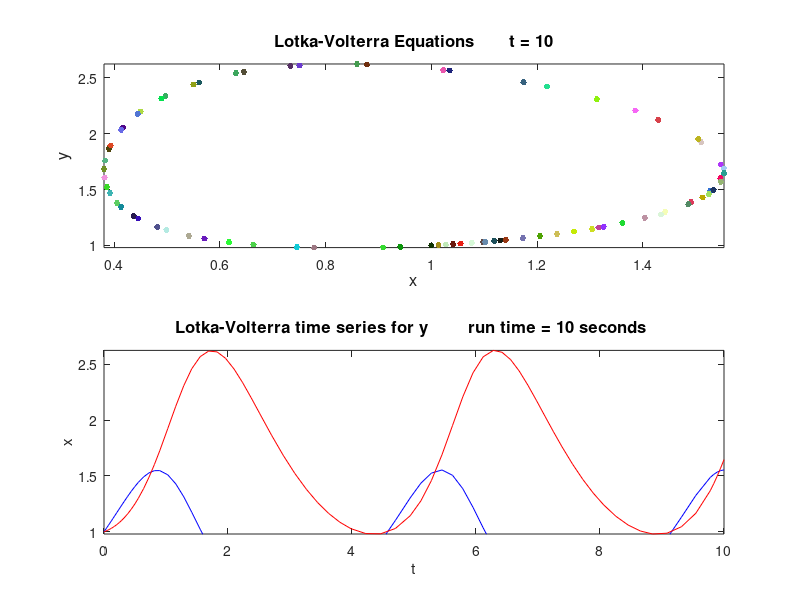

MATLAB code for this plot:
% James Adams 3/4/14
% =========================================================================
function LotkaVolterra_JA
clear  % Clears command window
clc    % Clears command history
clf    % Removes anything in the figure window before simulation. 
% =============== Set choice to 1 or 2 ==================================== 
choice = 2;  
countdown = 5;  % Countdown time length before simulation runs. 
iterations = 1;  % Sets initial interation count to 1;
pausetime = 0.1;  % Shows solutions at each time step. 
runtime = 10;    % Duration time of simulation.
% =============== Initial conditions for x and y ==========================
initialx = 1;
initialy = 1;


deq1=@(t,x) [x(1)*(2 - 12/10*x(2)); -x(2)*(1-12/10*x(1))];
[t,sol] = ode45(deq1,[0 runtime],[initialx initialy]);
arraysize = size(t);  % Sets time array size for the for loop.

for i = 1 : max(arraysize) 
    subplot(2,1,1)
    plot(sol(iterations,1),sol(iterations,2),'.','color',[rand; rand; rand],'markersize',14,'MarkerFaceColor','b');                               
    hold on
    title(['Lotka-Volterra Equations       t = ' num2str(t(iterations))],'fontsize',12)
    xlabel('x','fontsize',12)
    ylabel('y','fontsize',12)
    axis([min(sol(:,1)) max(sol(:,1)) min(sol(:,2)) max(sol(:,2))])
    
    subplot(2,1,2)
    text(0.1,0.5,'Time Series graph will be shown at the end of the simulation')
    
    iterations = iterations + 1;   % Adds 1 to the iteration count. 
    pause(pausetime)
end
% ==== Plots time series of x or y graph depending on choice ============== 
subplot(2,1,2)
    plot(t(:,1),sol(:,1),'b-','markersize',10,'MarkerFaceColor','b')
    title(['Lotka-Volterra time series for x        run time = ' num2str(max(t)) ' seconds '],'fontsize',12)
    xlabel('t')
    ylabel('x')
    axis([min(t(:,1)) max(t(:,1)) min(sol(:,1)) max(sol(:,1))])
    hold on
    title(['Lotka-Volterra time series for y        run time = ' num2str(max(t)) ' seconds '],'fontsize',12)
    subplot(2,1,2)
    plot(t(:,1),sol(:,2),'r-','markersize',10,'MarkerFaceColor','b')
    title(['Lotka-Volterra time series for y        run time = ' num2str(max(t)) ' seconds '],'fontsize',12)
    xlabel('t')
    ylabel('x')
    axis([min(t(:,1)) max(t(:,1)) min(sol(:,2)) max(sol(:,2))])
